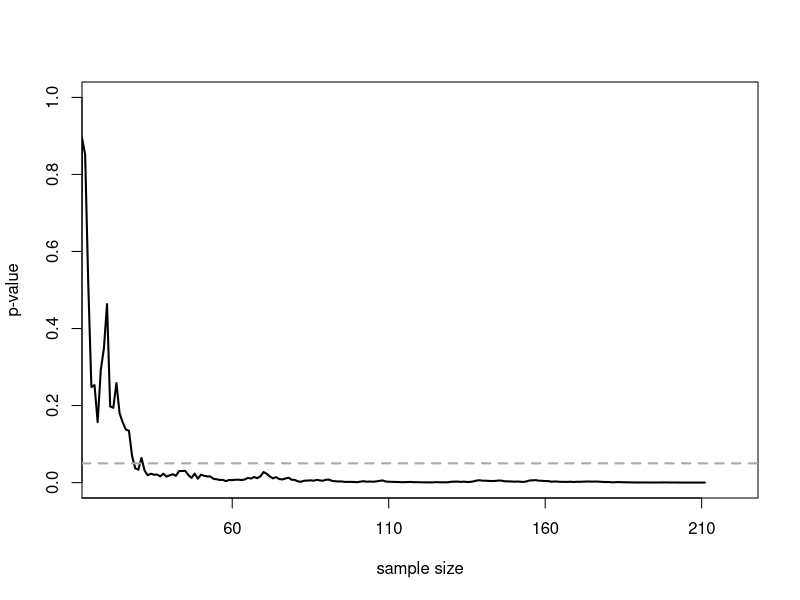

Write the R code that produced this figure.
n<-200 #total number of datapoints (per condition) you are willing to collect after initial 10

D<-0.3 #True effect size (Keep SD below to 1, otherwise, this is just mean dif, not d)
SD<-1 #Set True standard deviation.

p<-numeric(n) #store p-values
x<-numeric(n) #store x-values
y<-numeric(n) #store y-values

n<-n+10 #script calculates p-values after 10 people in each condition, so add 10 to number of datapoints

for(i in 10:n){ #for each simulated participants after the first 10
  x[i]<-rnorm(n = 1, mean = 0, sd = SD)
  y[i]<-rnorm(n = 1, mean = D, sd = SD)
  z<-t.test(x[1:i],y[1:i], var.equal=TRUE) #perform the t-test
  p[i]<-z$p.value 
}

p<-p[10:n] #Remove forst 10 empty p-values

#Create the plot
#png(file="p-value_over_time.png",width=4000,height=2000, , units = "px", res = 500)
plot(0, col="red", lty=1, lwd=3, ylim=c(0,1), xlim=c(10,n), type="l", xlab='sample size', ylab='p-value', cex.lab=1, cex.axis=1, xaxt = "n")
lines(p, lwd=2)
abline(h=0.05, col="darkgrey", lty=2, lwd=2) #draw ine at p = 0.05
axis(1, at=seq(0, n-10, by=(n-10)/4), labels = seq(10, n, by=(n-10)/4))
#dev.off()

min(p) #Return lowest p-value from all looks
cat("The lowest p-value was observed at sample size",which.min(p)+10) #Return the sample size at which the p-value was smallest
cat("The p-value dropped below 0.05 for the first time as sample size",which(p<0.05)[1]+10) #Return the sample size at which the p-value dropped below 0.05 for the first

#Š Daniel Lakens, 2016. 
# This work is licensed under a Creative Commons Attribution-NonCommercial-ShareAlike 4.0 International License. https://creativecommons.org/licenses/by-nc-sa/4.0/
